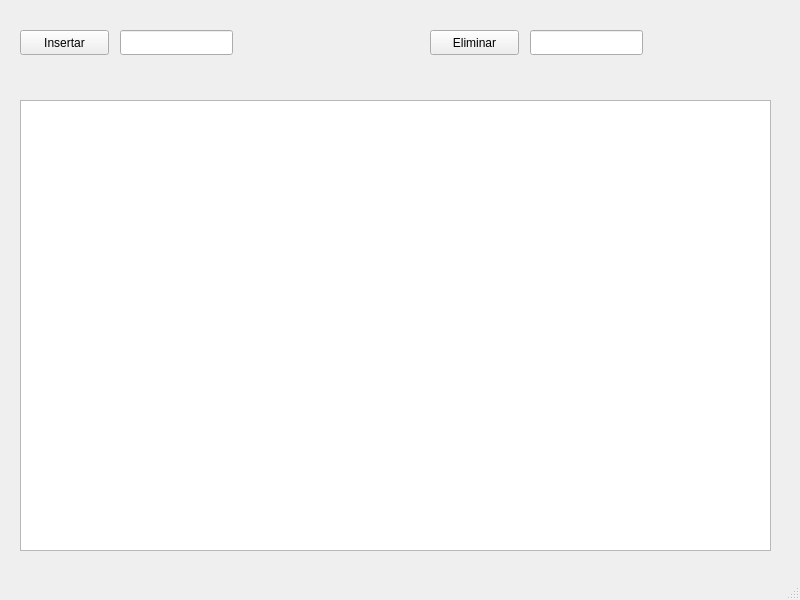
<?xml version="1.0" encoding="UTF-8"?>
<ui version="4.0">
 <class>MainWindow</class>
 <widget class="QMainWindow" name="MainWindow">
  <property name="geometry">
   <rect>
    <x>0</x>
    <y>0</y>
    <width>800</width>
    <height>600</height>
   </rect>
  </property>
  <property name="windowTitle">
   <string>MainWindow</string>
  </property>
  <widget class="QWidget" name="centralwidget">
   <widget class="QGraphicsView" name="graphicsView">
    <property name="geometry">
     <rect>
      <x>20</x>
      <y>100</y>
      <width>751</width>
      <height>451</height>
     </rect>
    </property>
   </widget>
   <widget class="QPushButton" name="pushButton">
    <property name="geometry">
     <rect>
      <x>20</x>
      <y>30</y>
      <width>89</width>
      <height>25</height>
     </rect>
    </property>
    <property name="text">
     <string>Insertar</string>
    </property>
   </widget>
   <widget class="QPushButton" name="pushButton_2">
    <property name="geometry">
     <rect>
      <x>430</x>
      <y>30</y>
      <width>89</width>
      <height>25</height>
     </rect>
    </property>
    <property name="text">
     <string>Eliminar</string>
    </property>
   </widget>
   <widget class="QLineEdit" name="lineEdit">
    <property name="geometry">
     <rect>
      <x>120</x>
      <y>30</y>
      <width>113</width>
      <height>25</height>
     </rect>
    </property>
   </widget>
   <widget class="QLineEdit" name="lineEdit_2">
    <property name="geometry">
     <rect>
      <x>530</x>
      <y>30</y>
      <width>113</width>
      <height>25</height>
     </rect>
    </property>
   </widget>
  </widget>
  <widget class="QMenuBar" name="menubar">
   <property name="geometry">
    <rect>
     <x>0</x>
     <y>0</y>
     <width>800</width>
     <height>22</height>
    </rect>
   </property>
  </widget>
  <widget class="QStatusBar" name="statusbar"/>
 </widget>
 <resources/>
 <connections/>
</ui>
